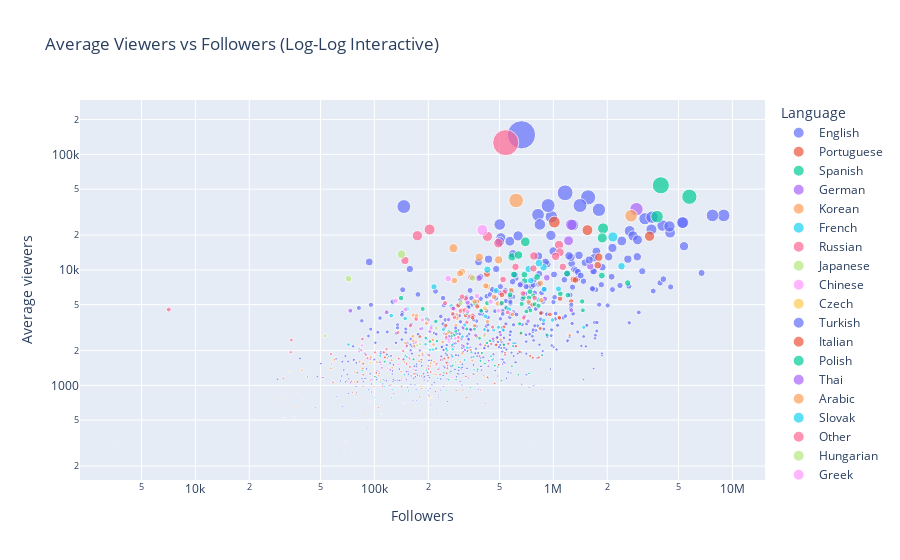

Notebook code for this chart:
### Code cell
import plotly.express as px
import numpy as np

fig = px.scatter(
    df,
    x="Followers",
    y="Average viewers",
    color="Language",
    hover_name="Channel",
    size="Average viewers",
    log_x=True,
    log_y=True,
    title="Average Viewers vs Followers (Log-Log Interactive)"
)

fig.show()

### Figure 1 — Plotly figure (JSON) as saved in the notebook; plotly's stock layout.template omitted (floating-point values rounded to 4 significant figures; data arrays with more than 128 entries replaced by an {"elided": "..."} marker saying what was removed)
{"data": [{"hovertemplate": "<b>%{hovertext}</b><br><br>Language=English<br>Followers=%{x}<br>Average viewers=%{marker.size}<extra></extra>", "hovertext": {"elided": "485 str values"}, "legendgroup": "English", "marker": {"color": "#636efa", "size": {"elided": "485 int values"}, "sizemode": "area", "sizeref": 369.1, "symbol": "circle"}, "mode": "markers", "name": "English", "orientation": "v", "showlegend": true, "type": "scatter", "x": {"elided": "485 int values"}, "xaxis": "x", "y": {"elided": "485 int values"}, "yaxis": "y"}, {"hovertemplate": "<b>%{hovertext}</b><br><br>Language=Portuguese<br>Followers=%{x}<br>Average viewers=%{marker.size}<extra></extra>", "hovertext": ["Gaules", "alanzoka", "YoDa", "RiotGamesBrazil", "NOBRU", "Baiano", "Rakin", "Cellbit", "jukes", "SkipNhOLIVE", "SkipNhO", "jovirone", "JohnPitterTV", "mch_AGG", "yeTz", "ziGueira", "aXtLOL", "MarcaoRX", "gratis150ml", "StereOnline", "blxckoutz", "Felps", "adolfz", "Smurfdomuca", "pimpimenta", "PatoPapao", "BeyondTheSummit_PT", "thedarkness", "jean_mago", "1DrakoNz", "R6esportsBR", "pijack11", "Nattank", "c9judite", "Mibrtv", "Rubini", "JonVlogs", "DavyJones", "Sev7n", "gabepeixe", "forever", "Tiagovski555YT", "BRNWOWZK1", "LuquEt4", "Vovo", "hastad", "BeyondTheSummit_PT2", "cellinrj", "Pelegrino1993", "RaulZitoYT", "Sonecarox", "mandiocaa1", "murilo_RT", "HunterGodBr", "leplol1", "sacy", "Gabi", "Buozzi", "Patriota", "zorlaKOKA", "calango"], "legendgroup": "Portuguese", "marker": {"color": "#EF553B", "size": [10976, 19560, 12868, 25918, 22070, 9229, 5333, 8264, 8165, 1196, 3875, 5632, 900, 884, 4221, 3203, 4991, 1258, 1801, 785, 2566, 3109, 4926, 2843, 1744, 2795, 807, 1914, 2012, 2655, 4021, 1569, 1537, 644, 3310, 1284, 2239, 4111, 1037, 1788, 5300, 2061, 465, 1081, 974, 1812, 796, 1711, 1074, 839, 569, 4355, 315, 1737, 1444, 1304, 2174, 872, 1951, 1247, 1736], "sizemode": "area", "sizeref": 369.1, "symbol": "circle"}, "mode": "markers", "name": "Portuguese", "orientation": "v", "showlegend": true, "type": "scatter", "x": [1767635, 3445134, 1792625, 1011924, 1549722, 425797, 1258173, 1293451, 1327059, 324765, 1076499, 1089830, 286184, 219431, 849972, 529814, 763886, 166594, 741652, 327645, 482061, 844681, 294217, 267948, 828298, 656860, 203549, 536792, 342691, 373375, 323856, 252717, 86544, 105341, 250709, 102528, 480299, 955846, 469944, 149362, 373484, 220585, 173713, 74404, 141898, 868738, 178612, 245715, 80566, 78971, 87530, 312944, 70814, 258876, 157981, 206184, 271202, 75290, 646758, 361102, 767187], "xaxis": "x", "y": [10976, 19560, 12868, 25918, 22070, 9229, 5333, 8264, 8165, 1196, 3875, 5632, 900, 884, 4221, 3203, 4991, 1258, 1801, 785, 2566, 3109, 4926, 2843, 1744, 2795, 807, 1914, 2012, 2655, 4021, 1569, 1537, 644, 3310, 1284, 2239, 4111, 1037, 1788, 5300, 2061, 465, 1081, 974, 1812, 796, 1711, 1074, 839, 569, 4355, 315, 1737, 1444, 1304, 2174, 872, 1951, 1247, 1736], "yaxis": "y"}, {"hovertemplate": "<b>%{hovertext}</b><br><br>Language=Spanish<br>Followers=%{x}<br>Average viewers=%{marker.size}<extra></extra>", "hovertext": ["Rubius", "auronplay", "TheGrefg", "ibai", "LVPes", "elded", "juansguarnizo", "ElmiilloR", "coscu", "MYM_ALKAPONE", "Reborn_Live", "Brunenger", "FolagorLives", "alexelcapo", "Llobeti4", "Magic", "bysTaXx", "Alexby11", "knekro", "ElRichMC", "ReventXz", "Conterstine", "IamCristinini", "Ampeterby7", "SNEUX", "Perxitaa", "IlloJuan", "Mixwell", "G4G_REVENANT", "CooLifeGame", "bytarifaaa", "ElcanaldeJoaco", "MarkiLokurasY", "Peereira7", "zEkO", "x6FlipiN", "SLAKUN10", "Th3Antonio", "orslok", "grafo", "Pimpeano", "Werlyb", "Dementardo", "k1ng", "lolesportsla", "goncho", "MenosTrece", "CarritosKami", "bazattak007", "SkyshockTV", "Evangelion0", "cacho01", "natalan", "DuendePablo", "Frankkaster", "MarkitoNavaja", "RobertoCein", "Vicens", "LRojo_", "BarcaGamer", "ElOjoNinja", "Tanovich", "iGeStarK", "SoyPan", "wingz", "FlexZ", "Staryuuki", "LITkillah"], "legendgroup": "Spanish", "marker": {"color": "#00cc96", "size": [42948, 53986, 28887, 22837, 12947, 7699, 6039, 5163, 8919, 5948, 17488, 2844, 5032, 5772, 3410, 5123, 6210, 5331, 2912, 9062, 3073, 2557, 1906, 9301, 3748, 8010, 4087, 4219, 2947, 4415, 13435, 8673, 2714, 1377, 4440, 2712, 18906, 2419, 3082, 1544, 6469, 2399, 4663, 4365, 4586, 2431, 1481, 1681, 1630, 1605, 1777, 2669, 2240, 1101, 4886, 5070, 1270, 5739, 1192, 1234, 1484, 1434, 1282, 954, 1347, 897, 1467, 9104], "sizemode": "area", "sizeref": 369.1, "symbol": "circle"}, "mode": "markers", "name": "Spanish", "orientation": "v", "showlegend": true, "type": "scatter", "x": [5751354, 3983847, 3795667, 1894953, 587677, 2601858, 1204773, 426716, 1865296, 770535, 697007, 659652, 786983, 680023, 648084, 365714, 1093212, 1448018, 260728, 688715, 362062, 386804, 398634, 1194476, 196635, 689582, 275174, 331208, 284620, 395859, 638657, 810622, 923377, 377689, 743040, 279204, 1874932, 223756, 327888, 414577, 740343, 204348, 547154, 706537, 186208, 442412, 470873, 165439, 391413, 114154, 120494, 269080, 529357, 514073, 826222, 665430, 730326, 730679, 100767, 636568, 273504, 296560, 244437, 343191, 85695, 155382, 586475, 601927], "xaxis": "x", "y": [42948, 53986, 28887, 22837, 12947, 7699, 6039, 5163, 8919, 5948, 17488, 2844, 5032, 5772, 3410, 5123, 6210, 5331, 2912, 9062, 3073, 2557, 1906, 9301, 3748, 8010, 4087, 4219, 2947, 4415, 13435, 8673, 2714, 1377, 4440, 2712, 18906, 2419, 3082, 1544, 6469, 2399, 4663, 4365, 4586, 2431, 1481, 1681, 1630, 1605, 1777, 2669, 2240, 1101, 4886, 5070, 1270, 5739, 1192, 1234, 1484, 1434, 1282, 954, 1347, 897, 1467, 9104], "yaxis": "y"}, {"hovertemplate": "<b>%{hovertext}</b><br><br>Language=German<br>Followers=%{x}<br>Average viewers=%{marker.size}<extra></extra>", "hovertext": ["MontanaBlack88", "TheRealKnossi", "NoWay4u_Sir", "Trymacs", "Papaplatte", "GRONKH", "Shlorox", "SummonersInnLive", "Bonjwa", "INSCOPE21TV", "Amar", "BastiGHG", "PietSmiet", "RocketBeansTV", "Staiy", "orangemorange", "ELoTRiX", "RoyalPhunk", "KamoLRF", "Moondye7", "MckyTV", "maxim", "GTimeTV", "Solaaaa", "P4wnyhof", "TrilluXe", "rewinside", "Kamikatze", "LPMassive", "Dhalucard", "AladdinTV", "Broeki1", "BigSpinCR", "xTheSolutionTV", "Back2Warcraft", "kutcherlol", "DieHahn", "H0llyLP", "SparkofPhoenixTV", "PainLivestream", "primeleague", "AnniTheDuck", "Harmii", "Sologesang", "nookyyy", "TaKeTV", "Sintica", "mailand", "SlotRoom247"], "legendgroup": "German", "marker": {"color": "#ab63fa", "size": [33514, 24595, 8479, 10735, 8546, 17860, 5216, 6328, 1802, 7554, 4207, 2733, 4147, 696, 3711, 2653, 5620, 2934, 3948, 2530, 3599, 3173, 1022, 2227, 1205, 2095, 4455, 1586, 2181, 1828, 1416, 1317, 1824, 2027, 1697, 1093, 1229, 1116, 1462, 1635, 4427, 2533, 1159, 1072, 683, 829, 1207, 1400, 326], "sizemode": "area", "sizeref": 369.1, "symbol": "circle"}, "mode": "markers", "name": "German", "orientation": "v", "showlegend": true, "type": "scatter", "x": [2911316, 1260160, 383892, 1607134, 919026, 1216020, 331632, 503346, 123954, 658658, 604374, 507730, 576903, 416018, 259624, 261139, 895851, 204451, 688868, 306920, 722041, 312566, 665021, 309594, 489174, 412495, 1259972, 107476, 315264, 269408, 110211, 150944, 185784, 320629, 94929, 198818, 231584, 151000, 433078, 435872, 73409, 460463, 333858, 58531, 206681, 227062, 160387, 86561, 69183], "xaxis": "x", "y": [33514, 24595, 8479, 10735, 8546, 17860, 5216, 6328, 1802, 7554, 4207, 2733, 4147, 696, 3711, 2653, 5620, 2934, 3948, 2530, 3599, 3173, 1022, 2227, 1205, 2095, 4455, 1586, 2181, 1828, 1416, 1317, 1824, 2027, 1697, 1093, 1229, 1116, 1462, 1635, 4427, 2533, 1159, 1072, 683, 829, 1207, 1400, 326], "yaxis": "y"}, {"hovertemplate": "<b>%{hovertext}</b><br><br>Language=Korean<br>Followers=%{x}<br>Average viewers=%{marker.size}<extra></extra>", "hovertext": ["풍월량 (hanryang1125)", "LCK_Korea", "한동숙 (handongsuk)", "서새봄냥 (saddummy)", "괴물쥐123 (tmxk319)", "따효니 (ddahyoni)", "우왁굳 (woowakgood)", "앰비션_ (lol_ambition)", "침착맨 (zilioner)", "김진우 (jinu6734)", "녹두로 (nokduro)", "김도 (kimdoe)", "울프 (lol_woolf)", "플러리 (flurry1989)", "Faker", "탬탬버린 (2chamcham2)", "쌍베 (pacific8815)", "악어 (jdm2088)", "얍얍 (yapyap30)", "실프_ (silphtv)", "강지 (rkdwl12)", "김나성 (naseongkim)", "오킹 (obm1025)", "철면수심 (109ace)", "살인마협회장 (sal_gu)", "소풍왔니 (yumyumyu77)", "연두는말안드뤄 (rudbeckia7)", "쉐리 (kss7749)", "소우릎 (so_urf)", "소니쇼 (sonycast_)", "공혁준 (rhdgurwns)", "똘똘똘이_ (jungtaejune)", "개복어 (dogswellfish)", "웁_게임방송 (alenenwooptv)", "머독 (ajehr)", "고차비 (kumikomii)", "선바 (sunbaking)", "양띵 (yd0821)", "룩삼 (looksam)", "루시아 (lucia94)", "꽃핀 (cherrypach)", "김뚜띠_ (kimdduddi)", "옥냥이 (rooftopcat99)", "쫀득이_ (pjs9073)", "피닉스박1 (xkwhd)", "금사향 (sah_yang)", "나나양 (nanayango3o)", "자동 (tranth)", "도현_ (d_obby)", "인간젤리 (ses836)", "태준이 (dlxowns45)", "포셔 (portialyn)", "케인 (kanetv8)", "코렛트 (collet11)", "홍방장 (game2eye)", "짬타수아 (zzamtiger0310)", "다주 (dda_ju)", "견자희 (wkgml)", "무굴 (moogrr1211)", "핑맨 (95pingman)", "_연두부_ (lovelyyeon)", "미라지 (mirage720)", "감블러 (9ambler)", "강퀴 (kangqui)", "햇살살 (hatsalsal)", "재슥짱 (pikra10)", "과로사1 (aram4519)", "스피드소닉 (dragon3652)", "칸데르니아 (jmjdoc)", "헤징 (hejin0_0)", "지수소녀 (wltn4765)", "매직박 (yagubu)", "양아지 (dkwl025)", "러너교 (runner0608)", "크캣66 (crazzyccat)", "빅헤드 (bighead033)", "마스카 (newmasca)"], "legendgroup": "Korean", "marker": {"color": "#FFA15A", "size": [12201, 39848, 12869, 6681, 7173, 4534, 4100, 5332, 5843, 4710, 4040, 4062, 9633, 3859, 29414, 5107, 3992, 15405, 9306, 1891, 2484, 1584, 3563, 2202, 2663, 4496, 2478, 2403, 1756, 2840, 3828, 1649, 1601, 1418, 3292, 1615, 2762, 8075, 3302, 1603, 2369, 2318, 2256, 2597, 1139, 1559, 1589, 1402, 1401, 1213, 2023, 1349, 1313, 1248, 1669, 1876, 1466, 2210, 879, 3449, 1115, 1638, 1692, 1400, 1302, 1068, 1592, 529, 756, 1017, 980, 1666, 1237, 2434, 644, 793, 567], "sizemode": "area", "sizeref": 369.1, "symbol": "circle"}, "mode": "markers", "name": "Korean", "orientation": "v", "showlegend": true, "type": "scatter", "x": [494445, 619382, 385250, 580794, 427926, 322895, 591500, 362297, 465887, 274875, 165823, 287639, 308528, 169505, 2716270, 489270, 171858, 276488, 301033, 309065, 507418, 103260, 428179, 166726, 164092, 309322, 212053, 170718, 95477, 255949, 289455, 124835, 215413, 125615, 362794, 177741, 251416, 279864, 285474, 82578, 240835, 149158, 214028, 193757, 142209, 206794, 147351, 85764, 195405, 105730, 346631, 39485, 141167, 215304, 183891, 185684, 205041, 415795, 37162, 195423, 108382, 352412, 144116, 57130, 77861, 77376, 301329, 35503, 30877, 123451, 99600, 59697, 220819, 164902, 35930, 213212, 109068], "xaxis": "x", "y": [12201, 39848, 12869, 6681, 7173, 4534, 4100, 5332, 5843, 4710, 4040, 4062, 9633, 3859, 29414, 5107, 3992, 15405, 9306, 1891, 2484, 1584, 3563, 2202, 2663, 4496, 2478, 2403, 1756, 2840, 3828, 1649, 1601, 1418, 3292, 1615, 2762, 8075, 3302, 1603, 2369, 2318, 2256, 2597, 1139, 1559, 1589, 1402, 1401, 1213, 2023, 1349, 1313, 1248, 1669, 1876, 1466, 2210, 879, 3449, 1115, 1638, 1692, 1400, 1302, 1068, 1592, 529, 756, 1017, 980, 1666, 1237, 2434, 644, 793, 567], "yaxis": "y"}, {"hovertemplate": "<b>%{hovertext}</b><br><br>Language=French<br>Followers=%{x}<br>Average viewers=%{marker.size}<extra></extra>", "hovertext": ["Solary", "Gotaga", "OgamingLoL", "Sardoche", "JLTomy", "SolaryFortnite", "ZeratoR", "lestream", "SolaryHS", "Squeezie", "Domingo", "Locklear", "Kamet0", "mistermv", "Doigby", "Shaunz", "Xari", "Skyyart", "Ponce", "TheKAIRI78", "MinosTV_", "XEWER", "Mickalow", "AlphaCast", "OgamingSC2", "MoMaN", "AntoineDanielLive", "BruceGrannec", "Alderiate", "MasterSnakou", "SkyrrozTV", "LeBouseuh", "JLWaliid", "ImSoFresh", "AdzTV", "JLBichouu", "MrBboy45", "Etoiles", "armateam", "JeelTV", "NeverSayYesTwitch", "WankilStudio", "Crocodyle_lol", "Altair", "Maghla", "iProMx", "Tonton", "Mushway", "1PVCS", "CaMaK", "Corobizar", "chowh1", "Kaydop", "Lutti", "Lapi", "RebeuDeter", "rhobalas_lol", "YoMax", "GoBGG", "Krayn_Live", "FantaBobShow", "Bidule", "ESL_CSGO_FR", "HeyarTV", "aminematue", "Remx"], "legendgroup": "French", "marker": {"color": "#19d3f3", "size": [3187, 10750, 3020, 8066, 10053, 3180, 10516, 3652, 1802, 19260, 11423, 5512, 4560, 6627, 6829, 3791, 4841, 2311, 3043, 6795, 2034, 1660, 1830, 3046, 547, 1363, 3964, 3011, 3337, 1786, 2185, 3678, 2239, 1119, 1443, 2039, 1659, 2090, 479, 1768, 1357, 10173, 1802, 1183, 2124, 4576, 1237, 2638, 2256, 1759, 1787, 980, 2268, 1153, 789, 7141, 779, 2051, 1400, 918, 1936, 2052, 2570, 786, 4016, 1205], "sizemode": "area", "sizeref": 369.1, "symbol": "circle"}, "mode": "markers", "name": "French", "orientation": "v", "showlegend": true, "type": "scatter", "x": [493207, 2401580, 523758, 746865, 428073, 1478270, 880728, 883706, 149073, 2149306, 829700, 824676, 565661, 479900, 1068260, 148568, 269447, 598579, 242969, 885915, 204605, 455056, 864324, 411993, 105368, 360418, 416920, 463188, 319860, 448316, 597890, 988237, 272391, 111954, 489577, 212578, 318995, 220873, 187315, 357385, 194933, 726730, 107835, 42265, 329065, 151788, 147542, 310100, 71596, 151886, 272635, 113551, 193058, 226344, 130323, 215360, 100599, 273980, 229586, 125775, 348598, 82570, 193614, 124479, 124232, 178553], "xaxis": "x", "y": [3187, 10750, 3020, 8066, 10053, 3180, 10516, 3652, 1802, 19260, 11423, 5512, 4560, 6627, 6829, 3791, 4841, 2311, 3043, 6795, 2034, 1660, 1830, 3046, 547, 1363, 3964, 3011, 3337, 1786, 2185, 3678, 2239, 1119, 1443, 2039, 1659, 2090, 479, 1768, 1357, 10173, 1802, 1183, 2124, 4576, 1237, 2638, 2256, 1759, 1787, 980, 2268, 1153, 789, 7141, 779, 2051, 1400, 918, 1936, 2052, 2570, 786, 4016, 1205], "yaxis": "y"}, {"hovertemplate": "<b>%{hovertext}</b><br><br>Language=Russian<br>Followers=%{x}<br>Average viewers=%{marker.size}<extra></extra>", "hovertext": ["Evelone192", "dota2mc_ru", "Dota2RuHub", "csgomc_ru", "SilverName", "Stray228", "ybicanoooobov", "buster", "WePlayEsport_RU", "dota2ti_ru", "DreadzTV", "bratishkinoff", "Sfory", "C_a_k_e", "StarLadder5", "CSRuHub", "melharucos", "HoneyMad", "just_ns", "RiotGamesRU", "BlackUFA", "QuattroAce", "hardgamechannel", "VooDooSh", "WELOVEGAMES", "modestal", "ALOHADANCETV", "Dota2ruhub2", "JesusAVGN", "HGmony", "guit88man", "A1taOda", "KarmikKoala", "JustCooman", "Xop0", "Manyrin", "chistor_", "winstrike_tv", "gamelifeow", "Sh4dowehhh", "icebergdoto", "Lasqa", "qSnake", "BeBePtv", "IrmanPlay", "Recrent", "iLame", "Daxak", "olyashaa", "GodHunt", "GN_GG", "makataO", "CarTmaNzbs", "XBOCT", "shtan_udachi", "HellYeahPlay", "Igromania", "rxnexus", "Dmitry_Lixxx", "AkTep", "mokrivskyi", "DreamHackDota2_RU", "UCCleague", "KVYZEE", "BotanicX", "dinablin", "UncleBjorn", "StRoGo", "TpaBoMaH", "karavay46", "ZLOYn", "CeMka", "LenaGol0vach", "Sinner666"], "legendgroup": "Russian", "marker": {"color": "#FF6692", "size": [16422, 19495, 13189, 17020, 10618, 10290, 8255, 14195, 8627, 126232, 6249, 10626, 3197, 4403, 13089, 5044, 3519, 6394, 3969, 19753, 3889, 1696, 5711, 2519, 2761, 5660, 4288, 5158, 3838, 2465, 1989, 1844, 2205, 3287, 1110, 2284, 1838, 12058, 1659, 2012, 3746, 2863, 1389, 1865, 2612, 1502, 1243, 2061, 2296, 1820, 1715, 910, 1793, 4473, 1929, 1706, 939, 1475, 3006, 1541, 5864, 22356, 1378, 849, 1937, 2413, 975, 4621, 1531, 4037, 2603, 979, 4159, 4530], "sizemode": "area", "sizeref": 369.1, "symbol": "circle"}, "mode": "markers", "name": "Russian", "orientation": "v", "showlegend": true, "type": "scatter", "x": [1075101, 428284, 777510, 492954, 614395, 773712, 523512, 1087377, 346934, 541644, 675908, 1128907, 457502, 302633, 1029203, 511431, 328473, 533250, 341549, 173861, 279922, 157620, 786562, 85678, 413458, 323364, 555334, 248277, 682899, 34358, 144898, 537519, 151920, 159117, 94751, 449520, 89608, 148183, 234471, 84234, 171113, 135446, 200878, 57205, 252042, 220789, 233263, 116897, 559877, 202883, 91514, 391656, 386948, 318230, 100852, 136885, 184078, 255944, 347824, 222796, 308815, 203419, 226974, 127963, 34119, 293748, 111003, 272944, 151266, 354734, 294277, 86502, 274237, 7102], "xaxis": "x", "y": [16422, 19495, 13189, 17020, 10618, 10290, 8255, 14195, 8627, 126232, 6249, 10626, 3197, 4403, 13089, 5044, 3519, 6394, 3969, 19753, 3889, 1696, 5711, 2519, 2761, 5660, 4288, 5158, 3838, 2465, 1989, 1844, 2205, 3287, 1110, 2284, 1838, 12058, 1659, 2012, 3746, 2863, 1389, 1865, 2612, 1502, 1243, 2061, 2296, 1820, 1715, 910, 1793, 4473, 1929, 1706, 939, 1475, 3006, 1541, 5864, 22356, 1378, 849, 1937, 2413, 975, 4621, 1531, 4037, 2603, 979, 4159, 4530], "yaxis": "y"}, {"hovertemplate": "<b>%{hovertext}</b><br><br>Language=Japanese<br>Followers=%{x}<br>Average viewers=%{marker.size}<extra></extra>", "hovertext": ["fps_shaka", "stylishnoob4", "SPYGEA", "RiotGamesJP", "yamatonjp", "スタンミ (sutanmi)", "RTAinJapan", "しゃるる (syaruru3)", "DaigoTheBeasTV", "Japan_ASMR"], "legendgroup": "Japanese", "marker": {"color": "#B6E880", "size": [5195, 8485, 3131, 13675, 2269, 2683, 8383, 1309, 2225, 271], "sizemode": "area", "sizeref": 369.1, "symbol": "circle"}, "mode": "markers", "name": "Japanese", "orientation": "v", "showlegend": true, "type": "scatter", "x": [303671, 354579, 222046, 141684, 179920, 53124, 71730, 33726, 173271, 67707], "xaxis": "x", "y": [5195, 8485, 3131, 13675, 2269, 2683, 8383, 1309, 2225, 271], "yaxis": "y"}, {"hovertemplate": "<b>%{hovertext}</b><br><br>Language=Chinese<br>Followers=%{x}<br>Average viewers=%{marker.size}<extra></extra>", "hovertext": ["uzra", "蝦愛橘子 (shuteye_orange)", "老皮 (mobilmobil)", "木棉花官方頻道 (muse_tw)", "餐餐自由配 (blusewilly_retry)", "接接 (godjj)", "狂暴小建 (a541021)", "懶貓 (failverde)", "嬌兔 (zrush)", "relaxing234", "殺梗 (xargon0731)", "kyo1984123", "NeVeR_LosEs", "Ko0416", "亞洲統神 (asiagodtonegg3be0)", "GarenaTW", "livekiss", "大丸 (wtf_winds123)", "六希夫 (qttsix)", "羅傑 (roger9527)", "龜狗 (gueigotv)", "超負荷 (sam1268)", "逼比 (bebelolz)", "踢虧 (takesipon)", "小夜夜 (albislol)", "貝克 (slrabbit99)", "球球 (lilballzlolz)", "貝莉莓 (beryl_lulu)", "聶寶 (nielnieh345)", "西門夜說 (westdoor)"], "legendgroup": "Chinese", "marker": {"color": "#FF97FF", "size": [3683, 2217, 5303, 1397, 5941, 4378, 3105, 2348, 3084, 8405, 2549, 1516, 3680, 1515, 4426, 22130, 520, 2410, 1412, 5401, 1373, 4538, 2488, 1534, 706, 1329, 1724, 1739, 728, 1165], "sizemode": "area", "sizeref": 369.1, "symbol": "circle"}, "mode": "markers", "name": "Chinese", "orientation": "v", "showlegend": true, "type": "scatter", "x": [185506, 85247, 446426, 121053, 374480, 331744, 207369, 169973, 180412, 258402, 283232, 135687, 200953, 108784, 494643, 401222, 31323, 259338, 118305, 131484, 165232, 148702, 260119, 57634, 146276, 106235, 118276, 156726, 93991, 272662], "xaxis": "x", "y": [3683, 2217, 5303, 1397, 5941, 4378, 3105, 2348, 3084, 8405, 2549, 1516, 3680, 1515, 4426, 22130, 520, 2410, 1412, 5401, 1373, 4538, 2488, 1534, 706, 1329, 1724, 1739, 728, 1165], "yaxis": "y"}, {"hovertemplate": "<b>%{hovertext}</b><br><br>Language=Czech<br>Followers=%{x}<br>Average viewers=%{marker.size}<extra></extra>", "hovertext": ["Agraelus", "Opat04", "Mazarin1k", "CzechCloud", "Herdyn", "Xnapycz"], "legendgroup": "Czech", "marker": {"color": "#FECB52", "size": [4642, 1814, 780, 978, 1180, 1572], "sizemode": "area", "sizeref": 369.1, "symbol": "circle"}, "mode": "markers", "name": "Czech", "orientation": "v", "showlegend": true, "type": "scatter", "x": [414951, 178477, 205378, 180668, 410224, 94551], "xaxis": "x", "y": [4642, 1814, 780, 978, 1180, 1572], "yaxis": "y"}, {"hovertemplate": "<b>%{hovertext}</b><br><br>Language=Turkish<br>Followers=%{x}<br>Average viewers=%{marker.size}<extra></extra>", "hovertext": ["Elraenn", "wtcN", "KendineMuzisyen", "Jahrein", "Mithrain", "Elwind", "UNLOSTV", "Rammus53", "pqueen", "Crystal_LoL", "ThaldrinLol", "AlpTV", "RiotGamesTurkish", "10000DAYS", "berkriptepe", "pankylol", "Uthenera", "EFEUYGAC", "akagreenn", "Videoyun", "Naru", "Hype"], "legendgroup": "Turkish", "marker": {"color": "#636efa", "size": [13224, 7438, 9583, 8929, 4990, 7165, 12171, 2217, 2602, 1466, 1671, 2913, 7414, 1255, 4103, 3141, 2106, 3700, 2902, 1030, 3045, 1674], "sizemode": "area", "sizeref": 369.1, "symbol": "circle"}, "mode": "markers", "name": "Turkish", "orientation": "v", "showlegend": true, "type": "scatter", "x": [1223076, 1852272, 1372290, 1422862, 1258713, 703464, 1585519, 978645, 485787, 167132, 521166, 576276, 651994, 356683, 622358, 284563, 411346, 358498, 117916, 375697, 344859, 145476], "xaxis": "x", "y": [13224, 7438, 9583, 8929, 4990, 7165, 12171, 2217, 2602, 1466, 1671, 2913, 7414, 1255, 4103, 3141, 2106, 3700, 2902, 1030, 3045, 1674], "yaxis": "y"}, {"hovertemplate": "<b>%{hovertext}</b><br><br>Language=Italian<br>Followers=%{x}<br>Average viewers=%{marker.size}<extra></extra>", "hovertext": ["POW3Rtv", "ZanoXVII", "Homyatol", "Tumblurr", "DarioMocciaTwitch", "NeZaK_", "ilMasseo", "PG_Esports", "Everyeyeit", "luke4316live", "MatteoHS", "Xiuder_", "Paoloidolo", "Cerbero_Podcast", "TheRealMarzaa", "veloxey", "Multiplayerit"], "legendgroup": "Italian", "marker": {"color": "#EF553B", "size": [3836, 6073, 4826, 3846, 1749, 1407, 2184, 1933, 1236, 636, 1176, 909, 1205, 2647, 1505, 1273, 1053], "sizemode": "area", "sizeref": 369.1, "symbol": "circle"}, "mode": "markers", "name": "Italian", "orientation": "v", "showlegend": true, "type": "scatter", "x": [1080764, 514866, 375749, 353687, 114376, 255840, 617665, 112874, 86590, 168531, 428553, 312280, 183900, 179420, 495558, 252913, 58786], "xaxis": "x", "y": [3836, 6073, 4826, 3846, 1749, 1407, 2184, 1933, 1236, 636, 1176, 909, 1205, 2647, 1505, 1273, 1053], "yaxis": "y"}, {"hovertemplate": "<b>%{hovertext}</b><br><br>Language=Polish<br>Followers=%{x}<br>Average viewers=%{marker.size}<extra></extra>", "hovertext": ["IzakOOO", "H2P_Gucio", "Xayoo_", "EWROON", "PAGO3", "polsatgames", "Overpow", "LotharHS", "Kubon_", "ZONY", "BlackFIreIce", "ArQuel"], "legendgroup": "Polish", "marker": {"color": "#00cc96", "size": [4463, 3581, 6091, 5172, 2326, 5695, 2004, 898, 1323, 1118, 1070, 1122], "sizemode": "area", "sizeref": 369.1, "symbol": "circle"}, "mode": "markers", "name": "Polish", "orientation": "v", "showlegend": true, "type": "scatter", "x": [1461767, 220488, 572789, 514693, 425072, 141026, 254516, 251812, 267984, 260125, 108895, 285920], "xaxis": "x", "y": [4463, 3581, 6091, 5172, 2326, 5695, 2004, 898, 1323, 1118, 1070, 1122], "yaxis": "y"}, {"hovertemplate": "<b>%{hovertext}</b><br><br>Language=Thai<br>Followers=%{x}<br>Average viewers=%{marker.size}<extra></extra>", "hovertext": ["RebirthzTV", "boyMinORu", "FPSThailand", "FifaTargrean", "duckmanzch", "NoctisAK47", "iamSometimes", "Esports_Alliance", "voicetv", "Tanxlive", "LightFuryLF"], "legendgroup": "Thai", "marker": {"color": "#ab63fa", "size": [4629, 2717, 2260, 1353, 1363, 1052, 2004, 4293, 314, 971, 1169], "sizemode": "area", "sizeref": 369.1, "symbol": "circle"}, "mode": "markers", "name": "Thai", "orientation": "v", "showlegend": true, "type": "scatter", "x": [276694, 367223, 390579, 396862, 122694, 73584, 179552, 117084, 3660, 244133, 51589], "xaxis": "x", "y": [4629, 2717, 2260, 1353, 1363, 1052, 2004, 4293, 314, 971, 1169], "yaxis": "y"}, {"hovertemplate": "<b>%{hovertext}</b><br><br>Language=Arabic<br>Followers=%{x}<br>Average viewers=%{marker.size}<extra></extra>", "hovertext": ["shongxbong", "RakanooLive", "ixxYjYxxi", "FFearFFul", "iklooode25"], "legendgroup": "Arabic", "marker": {"color": "#FFA15A", "size": [7656, 2726, 5459, 5305, 7265], "sizemode": "area", "sizeref": 369.1, "symbol": "circle"}, "mode": "markers", "name": "Arabic", "orientation": "v", "showlegend": true, "type": "scatter", "x": [845158, 1234662, 857099, 727059, 418710], "xaxis": "x", "y": [7656, 2726, 5459, 5305, 7265], "yaxis": "y"}, {"hovertemplate": "<b>%{hovertext}</b><br><br>Language=Slovak<br>Followers=%{x}<br>Average viewers=%{marker.size}<extra></extra>", "hovertext": ["resttpowered"], "legendgroup": "Slovak", "marker": {"color": "#19d3f3", "size": [2072], "sizemode": "area", "sizeref": 369.1, "symbol": "circle"}, "mode": "markers", "name": "Slovak", "orientation": "v", "showlegend": true, "type": "scatter", "x": [252184], "xaxis": "x", "y": [2072], "yaxis": "y"}, {"hovertemplate": "<b>%{hovertext}</b><br><br>Language=Other<br>Followers=%{x}<br>Average viewers=%{marker.size}<extra></extra>", "hovertext": ["LigaPro1"], "legendgroup": "Other", "marker": {"color": "#FF6692", "size": [1149], "sizemode": "area", "sizeref": 369.1, "symbol": "circle"}, "mode": "markers", "name": "Other", "orientation": "v", "showlegend": true, "type": "scatter", "x": [30986], "xaxis": "x", "y": [1149], "yaxis": "y"}, {"hovertemplate": "<b>%{hovertext}</b><br><br>Language=Hungarian<br>Followers=%{x}<br>Average viewers=%{marker.size}<extra></extra>", "hovertext": ["KriszhAdvice", "WeAreTheVR"], "legendgroup": "Hungarian", "marker": {"color": "#B6E880", "size": [1593, 2688], "sizemode": "area", "sizeref": 369.1, "symbol": "circle"}, "mode": "markers", "name": "Hungarian", "orientation": "v", "showlegend": true, "type": "scatter", "x": [284899, 410814], "xaxis": "x", "y": [1593, 2688], "yaxis": "y"}, {"hovertemplate": "<b>%{hovertext}</b><br><br>Language=Greek<br>Followers=%{x}<br>Average viewers=%{marker.size}<extra></extra>", "hovertext": ["Pun1shers_TV"], "legendgroup": "Greek", "marker": {"color": "#FF97FF", "size": [1961], "sizemode": "area", "sizeref": 369.1, "symbol": "circle"}, "mode": "markers", "name": "Greek", "orientation": "v", "showlegend": true, "type": "scatter", "x": [82289], "xaxis": "x", "y": [1961], "yaxis": "y"}, {"hovertemplate": "<b>%{hovertext}</b><br><br>Language=Finnish<br>Followers=%{x}<br>Average viewers=%{marker.size}<extra></extra>", "hovertext": ["OfficialAndyPyro"], "legendgroup": "Finnish", "marker": {"color": "#FECB52", "size": [1027], "sizemode": "area", "sizeref": 369.1, "symbol": "circle"}, "mode": "markers", "name": "Finnish", "orientation": "v", "showlegend": true, "type": "scatter", "x": [255595], "xaxis": "x", "y": [1027], "yaxis": "y"}, {"hovertemplate": "<b>%{hovertext}</b><br><br>Language=Swedish<br>Followers=%{x}<br>Average viewers=%{marker.size}<extra></extra>", "hovertext": ["CyrusTWO"], "legendgroup": "Swedish", "marker": {"color": "#636efa", "size": [1027], "sizemode": "area", "sizeref": 369.1, "symbol": "circle"}, "mode": "markers", "name": "Swedish", "orientation": "v", "showlegend": true, "type": "scatter", "x": [96691], "xaxis": "x", "y": [1027], "yaxis": "y"}], "layout": {"legend": {"itemsizing": "constant", "title": {"text": "Language"}, "tracegroupgap": 0}, "title": {"text": "Average Viewers vs Followers (Log-Log Interactive)"}, "xaxis": {"anchor": "y", "domain": [0, 1], "title": {"text": "Followers"}, "type": "log"}, "yaxis": {"anchor": "x", "domain": [0, 1], "title": {"text": "Average viewers"}, "type": "log"}}}
